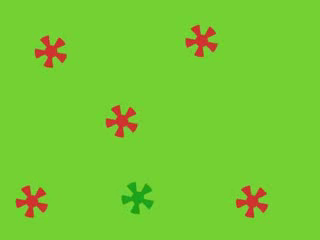
#> input picture frame 30 of GaussianaMultires/DATA/SCE_bur_11_girando.avi, 320 x 240 px
$ python clasePasoBanda.py
#> lines starting #> are read from the running program, lines starting #| are printed output that depends on the picture
import argparse
import cv2
import numpy as np
import matplotlib
import matplotlib.pyplot as plt
from scipy.fftpack import fftshift, ifftshift
from pyfftw.interfaces.scipy_fftpack import fft2, ifft2,fftn,ifftn

class filtroPasoBanda:

		def __init__(self,sigma,fMax,nscale,d):

			'''Crea o banco de filtros logGaussiana paso banda empregando os parametros:
        		sigmaF ---- apertura do banco en cada escala, empregado para axustar o ancho de banda
        		nscale ---- numero de escalas do filtro, as escalas baixas filtran frecuencias altas e as altas frecuencias baixas
        		fMax   ---- frecuencia maxima do primeiro filtro do banco, empregase para calcular a frecuencia central do filtro en cada escala
        		d      ---- distancia entre filtros de distintas escalas (en oitavas)'''

			self.sigmaF=sigma
			self.fmax=fMax
			self.nscale=nscale
			self.d=d
			self.f0=0.0
			self.filtros=[]


		# [77 lines left out: functions construirBanco, filtrarImaxe, not called in this run]

		def filtrarVideo(self,video):
			'''recibe un argumento de tipo cv2.videoCapture e filtra frame a frame. Neste caso, a propia funcion mostra o resultado da convolucion en cada escala'''

			frames=[]

			while video.isOpened():
				ret,frame=video.read()
#> frame is the input picture: shape (240, 320, 3); mean B, G, R 50.7, 203.9, 118.2

				if not ret:
					break

				frame=cv2.cvtColor(frame,cv2.COLOR_BGR2GRAY)
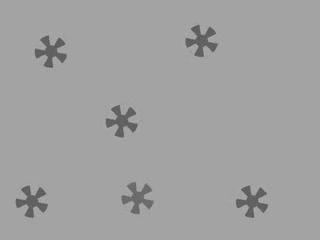
#> frame: shape (240, 320); min 84, max 178, mean 160.6
				frames.append(frame)

			frames=np.array(frames)
			self.construirBanco(frames.shape)
			transform=fftn(frames)
			resultados=[]

			#aplicamoslle cada filtro construido o video
			for filtro in self.filtros:
				print("Aplicando filtro o video")
				resultados.append(ifftn(transform*filtro))

			#para cada resultado de filtraxe mostramos o video
			for convolution in resultados:
				for fotograma in convolution:
					cv2.imshow('video',np.real(fotograma))

					if cv2.waitKey(25) & 0xFF == ord('q'):
						break

		# [51 lines left out: functions reconstrucion, fusionImaxe, visualizarFiltros, not called in this run]

banco1=filtroPasoBanda(0.5,1/8,5,2)
video=cv2.VideoCapture("../DATA/SCE_bur_11_girando.avi")
banco1.filtrarVideo(video)

$ run again, starting later in the video
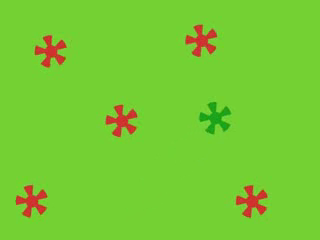
#> input picture frame 135 of GaussianaMultires/DATA/SCE_bur_11_girando.avi, 320 x 240 px
#> in filtrarVideo, frame is the input picture: shape (240, 320, 3); mean B, G, R 50.8, 203.8, 118.2
#> in filtrarVideo, `frame=cv2.cvtColor(frame,cv2.COLOR_BGR2GRAY)`:
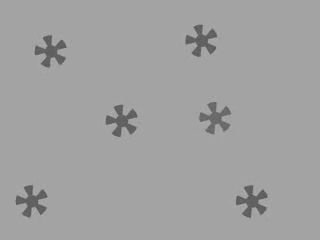
#> frame: shape (240, 320); min 84, max 178, mean 160.6

$ run again, starting later in the video
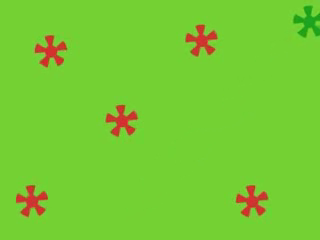
#> input picture frame 241 of GaussianaMultires/DATA/SCE_bur_11_girando.avi, 320 x 240 px
#> in filtrarVideo, frame is the input picture: shape (240, 320, 3); mean B, G, R 50.9, 203.9, 118.3
#> in filtrarVideo, `frame=cv2.cvtColor(frame,cv2.COLOR_BGR2GRAY)`:
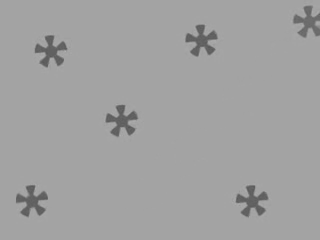
#> frame: shape (240, 320); min 86, max 177, mean 160.7
